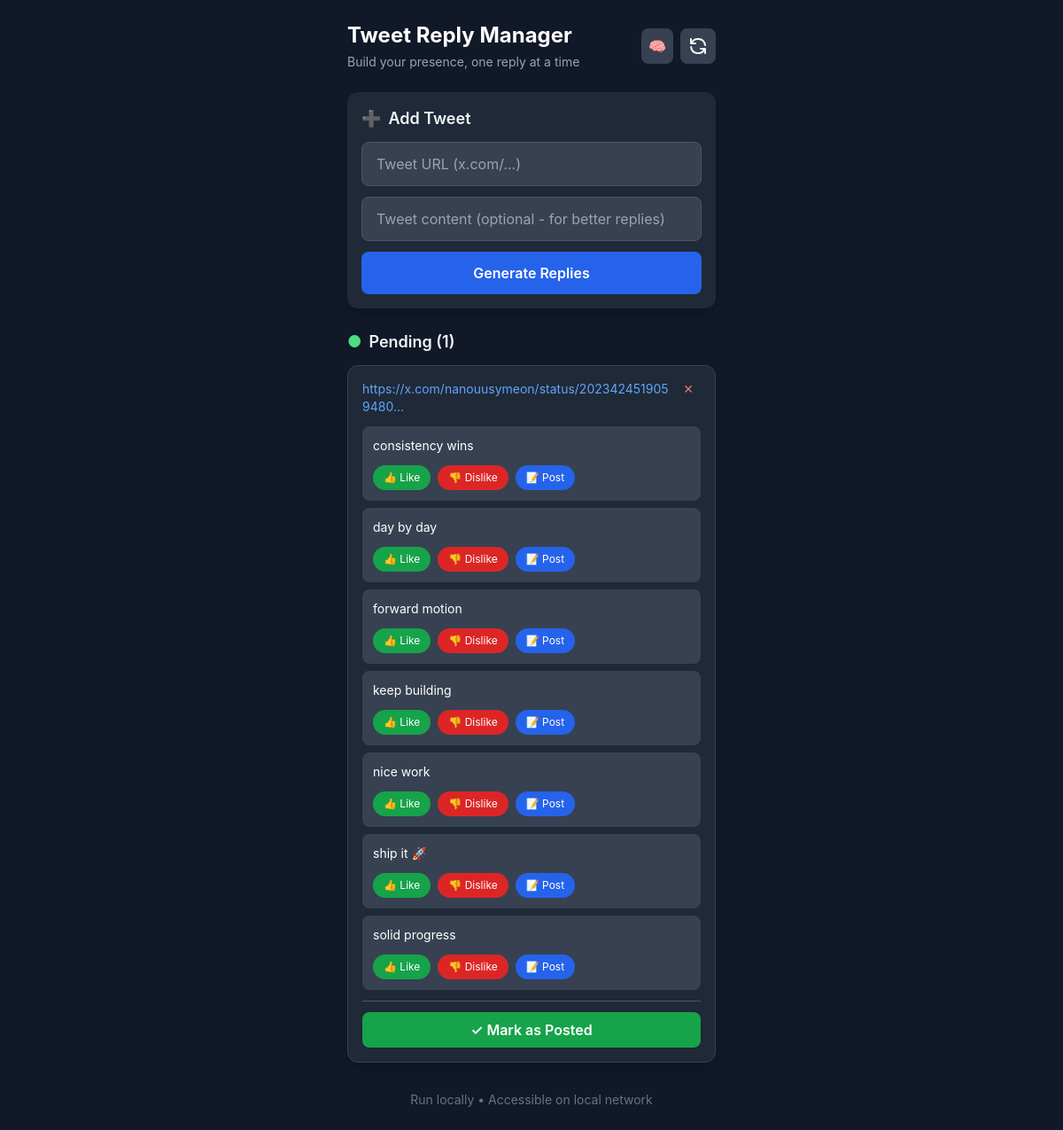
The app's page /, older data.
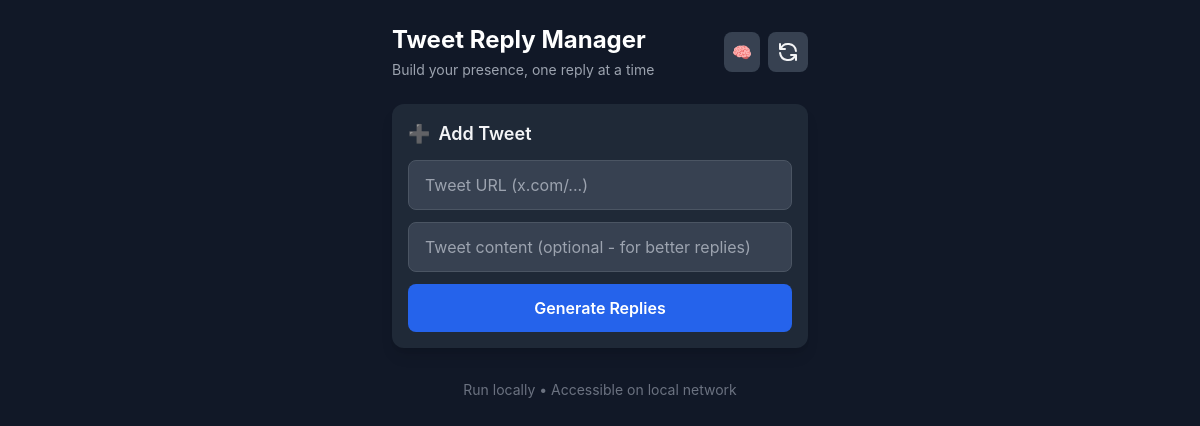
The same page, newer data.
### tables this page shows
CREATE TABLE tweets (
                id INTEGER PRIMARY KEY AUTOINCREMENT,
                url TEXT UNIQUE NOT NULL,
                created_at DATETIME DEFAULT CURRENT_TIMESTAMP,
                posted BOOLEAN DEFAULT 0,
                posted_at DATETIME
            , username TEXT, tweet_text TEXT);

### app.py (the view)
@app.route('/')
def index():
    db = get_db()
    pending_tweets = db.execute('''
        SELECT t.*, GROUP_CONCAT(r.content, '|||') as replies
        FROM tweets t
        LEFT JOIN replies r ON t.id = r.tweet_id AND r.status = 'pending'
        WHERE t.posted = 0
        GROUP BY t.id
        ORDER BY t.created_at DESC
    ''').fetchall()
    posted_tweets = db.execute('''
        SELECT * FROM tweets
        WHERE posted = 1
        ORDER BY posted_at DESC
        LIMIT 20
    ''').fetchall()
    return render_template('index.html', pending=pending_tweets, posted=posted_tweets)

### app.py (called while the page is built)
def get_db():
    db = getattr(g, '_database', None)
    if db is None:
        db = g._database = sqlite3.connect(DATABASE)
        db.row_factory = sqlite3.Row
    return db

@app.teardown_appcontext
def close_connection(exception):
    db = getattr(g, '_database', None)
    if db is not None:
        db.close()

### templates/index.html (shortened to what this page needs)
<!DOCTYPE html>
<html lang="en">
<head>
    <script src="https://cdn.tailwindcss.com"></script>
</head>
<body class="bg-gray-900 text-gray-100 min-h-screen">
    <div class="max-w-md mx-auto px-4 py-6">
        <header class="mb-6 flex items-center justify-between">
            <div>
                <h1 class="text-2xl font-bold text-white mb-1">Tweet Reply Manager</h1>
                <p class="text-gray-400 text-sm">Build your presence, one reply at a time</p>
            </div>
            <div class="flex gap-2">
                <a href="/learnings" class="bg-gray-700 hover:bg-gray-600 p-2 rounded-lg" title="Learnings">
                    🧠
                </a>
                <a href="/" class="bg-gray-700 hover:bg-gray-600 p-2 rounded-lg" title="Refresh">
                    <svg xmlns="http://www.w3.org/2000/svg" class="h-6 w-6" fill="none" viewBox="0 0 24 24" stroke="currentColor">
                        <path stroke-linecap="round" stroke-linejoin="round" stroke-width="2" d="M4 4v5h.582m15.356 2A8.001 8.001 0 004.582 9m0 0H9m11 11v-5h-.581m0 0a8.003 8.003 0 01-15.357-2m15.357 2H15" />
                    </svg>
                </a>
            </div>
        </header>
        <section class="bg-gray-800 rounded-xl p-4 mb-6 shadow-lg">
            <h2 class="text-lg font-semibold mb-3 flex items-center gap-2">
                <span>➕</span> Add Tweet
            </h2>
            <form action="/add" method="POST" class="space-y-3">
                <div>
                    <input
                        type="url"
                        name="url"
                        placeholder="Tweet URL (x.com/...)"
                        required
                        class="w-full bg-gray-700 border border-gray-600 rounded-lg px-4 py-3 text-white placeholder-gray-400 focus:outline-none focus:border-blue-500"
                    >
                </div>
                <div>
                    <input
                        type="text"
                        name="tweet_text"
                        placeholder="Tweet content (optional - for better replies)"
                        class="w-full bg-gray-700 border border-gray-600 rounded-lg px-4 py-3 text-white placeholder-gray-400 focus:outline-none focus:border-blue-500"
                    >
                </div>
                <button
                    type="submit"
                    class="w-full bg-blue-600 hover:bg-blue-700 text-white font-semibold py-3 rounded-lg transition-colors"
                >
                    Generate Replies
                </button>
            </form>
        </section>
        {% if pending %}
        <section class="mb-8">
            <h2 class="text-lg font-semibold mb-3 flex items-center gap-2">
                <span class="text-green-400">●</span> Pending ({{ pending|length }})
            </h2>
            {% for tweet in pending %}
            <div class="bg-gray-800 rounded-xl p-4 mb-4 shadow-lg border border-gray-700">
                <div class="flex items-start justify-between mb-3">
                    <a href="{{ tweet.url }}" target="_blank" class="text-blue-400 hover:text-blue-300 text-sm break-all">
                        {{ tweet.url[:50] }}...
                    </a>
                    <a href="/delete/{{ tweet.id }}" class="text-red-400 hover:text-red-300 text-sm px-2">✕</a>
                </div>
                {% set replies_list = tweet.replies.split('|||') if tweet.replies else [] %}
                {% for reply in replies_list %}
                <div class="bg-gray-700 rounded-lg p-3 mb-2">
                    <p class="text-white text-sm mb-3">{{ reply }}</p>
                    <div class="flex gap-2 flex-wrap">
                        <button
                            onclick="toggleFeedback('like-{{ tweet.id }}-{{ loop.index0 }}')"
                            class="bg-green-600 hover:bg-green-700 text-white text-xs px-3 py-1.5 rounded-full transition-colors"
                        >
                            👍 Like
                        </button>
                        <button
                            onclick="toggleFeedback('dislike-{{ tweet.id }}-{{ loop.index0 }}')"
                            class="bg-red-600 hover:bg-red-700 text-white text-xs px-3 py-1.5 rounded-full transition-colors"
                        >
                            👎 Dislike
                        </button>
                        <a
                            href="{{ tweet.url }}"
                            target="_blank"
                            class="bg-blue-600 hover:bg-blue-700 text-white text-xs px-3 py-1.5 rounded-full transition-colors"
                        >
                            📝 Post
                        </a>
                    </div>
                </div>
                {% endfor %}
                <div class="mt-3 pt-3 border-t border-gray-600">
                    <a href="/post/{{ tweet.id }}" class="block text-center bg-green-600 hover:bg-green-700 text-white font-semibold py-2 rounded-lg transition-colors">
                        ✓ Mark as Posted
                    </a>
                </div>
            </div>
            {% endfor %}
        </section>
        {% endif %}
        <footer class="mt-8 text-center text-gray-500 text-sm">
            <p>Run locally • Accessible on local network</p>
        </footer>
    </div>
</body>
</html>

### templates/index.html (style rules this page uses)
body { font-family: -apple-system, BlinkMacSystemFont, 'Segoe UI', Roboto, sans-serif; }

Row changes from the older to the newer data that the page shows:
removed tweets: url "https://x.com/nanouusymeon/status/2023424519059480", replies_list "consistency wins" "day by day" "forward motion" "keep building" "nice work" "ship it 🚀" "solid progress"
Text that changed along with them:
{{ pending|length }}: "1" → (not shown)
text no longer shown: "● Pending ( )"
